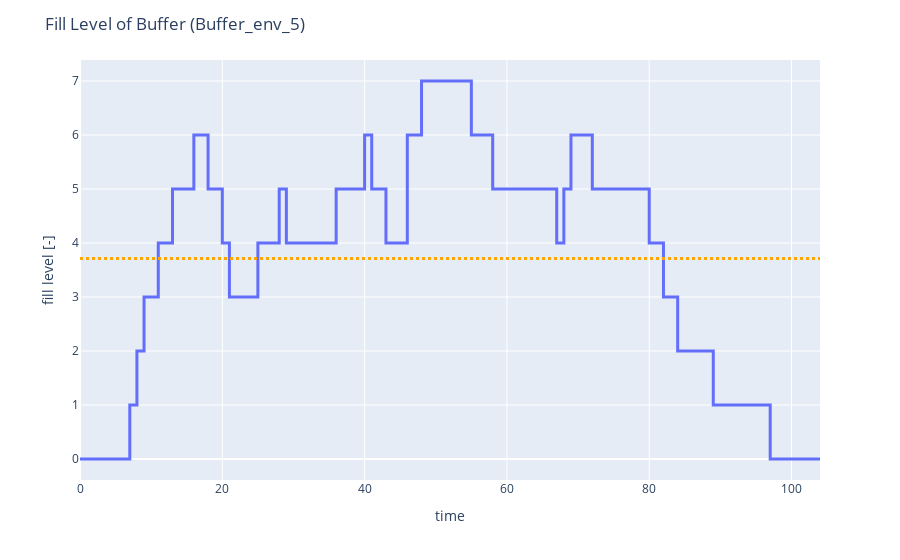

The cell this chart's notebook holds for it:
### Code cell
buff = env.get_res_obj_by_prop(val=12, property='custom_id')
ret = buff.stat_monitor.draw_fill_level()

### Figure 1 — Plotly figure (JSON) as saved in the notebook; plotly's stock layout.template omitted (floating-point values rounded to 4 significant figures)
{"data": [{"hovertemplate": "x=%{x}<br>y=%{y}<extra></extra>", "legendgroup": "", "line": {"color": "#636efa", "dash": "solid", "shape": "vh", "width": 3}, "marker": {"symbol": "circle"}, "mode": "lines", "name": "", "orientation": "v", "showlegend": false, "type": "scatter", "x": [0, 4, 7, 8, 9, 11, 13, 16, 18, 20, 21, 25, 28, 29, 36, 40, 41, 43, 46, 48, 55, 58, 67, 68, 69, 72, 80, 82, 84, 89, 97, 104], "xaxis": "x", "y": [0, 0, 0, 1, 2, 3, 4, 5, 6, 5, 4, 3, 4, 5, 4, 5, 6, 5, 4, 6, 7, 6, 5, 4, 5, 6, 5, 4, 3, 2, 1, 0], "yaxis": "y"}], "layout": {"legend": {"tracegroupgap": 0}, "margin": {"t": 60}, "shapes": [{"line": {"color": "orange", "dash": "dot", "width": 3}, "type": "line", "x0": 0, "x1": 1, "xref": "x domain", "y0": 3.712, "y1": 3.712, "yref": "y"}], "title": {"text": "Fill Level of Buffer (Buffer_env_5)"}, "xaxis": {"anchor": "y", "domain": [0, 1], "title": {"text": "time"}}, "yaxis": {"anchor": "x", "domain": [0, 1], "title": {"text": "fill level [-]"}}}}
